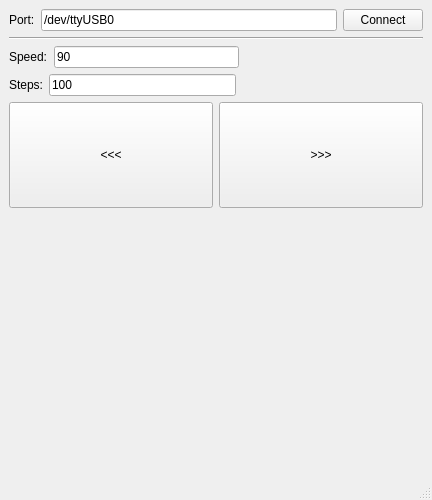
<?xml version="1.0" encoding="UTF-8"?>
<ui version="4.0">
 <class>MainWindow</class>
 <widget class="QMainWindow" name="MainWindow">
  <property name="geometry">
   <rect>
    <x>0</x>
    <y>0</y>
    <width>432</width>
    <height>500</height>
   </rect>
  </property>
  <property name="windowTitle">
   <string>MainWindow</string>
  </property>
  <widget class="QWidget" name="centralwidget">
   <layout class="QGridLayout" name="gridLayout">
    <item row="0" column="1">
     <layout class="QVBoxLayout" name="verticalLayout" stretch="0,0,0,0,1,2">
      <property name="bottomMargin">
       <number>50</number>
      </property>
      <item>
       <layout class="QHBoxLayout" name="horizontalLayout">
        <item>
         <widget class="QLabel" name="label">
          <property name="text">
           <string>Port:</string>
          </property>
         </widget>
        </item>
        <item>
         <widget class="QLineEdit" name="lineEdit">
          <property name="text">
           <string>/dev/ttyUSB0</string>
          </property>
         </widget>
        </item>
        <item>
         <widget class="QPushButton" name="pushButton">
          <property name="text">
           <string>Connect</string>
          </property>
         </widget>
        </item>
       </layout>
      </item>
      <item>
       <layout class="QHBoxLayout" name="horizontalLayout_2">
        <item>
         <widget class="Line" name="line">
          <property name="orientation">
           <enum>Qt::Horizontal</enum>
          </property>
         </widget>
        </item>
       </layout>
      </item>
      <item>
       <layout class="QHBoxLayout" name="horizontalLayout_3">
        <item>
         <widget class="QLabel" name="label_2">
          <property name="text">
           <string>Speed:</string>
          </property>
         </widget>
        </item>
        <item>
         <widget class="QLineEdit" name="lineEdit_2">
          <property name="text">
           <string>90</string>
          </property>
         </widget>
        </item>
        <item>
         <spacer name="horizontalSpacer">
          <property name="orientation">
           <enum>Qt::Horizontal</enum>
          </property>
          <property name="sizeHint" stdset="0">
           <size>
            <width>40</width>
            <height>20</height>
           </size>
          </property>
         </spacer>
        </item>
       </layout>
      </item>
      <item>
       <layout class="QHBoxLayout" name="horizontalLayout_4">
        <item>
         <widget class="QLabel" name="label_3">
          <property name="text">
           <string>Steps:</string>
          </property>
         </widget>
        </item>
        <item>
         <widget class="QLineEdit" name="lineEdit_3">
          <property name="text">
           <string>100</string>
          </property>
         </widget>
        </item>
        <item>
         <spacer name="horizontalSpacer_2">
          <property name="orientation">
           <enum>Qt::Horizontal</enum>
          </property>
          <property name="sizeHint" stdset="0">
           <size>
            <width>40</width>
            <height>20</height>
           </size>
          </property>
         </spacer>
        </item>
       </layout>
      </item>
      <item>
       <layout class="QHBoxLayout" name="horizontalLayout_5">
        <item>
         <widget class="QPushButton" name="pushButton_2">
          <property name="sizePolicy">
           <sizepolicy hsizetype="Minimum" vsizetype="Preferred">
            <horstretch>0</horstretch>
            <verstretch>0</verstretch>
           </sizepolicy>
          </property>
          <property name="text">
           <string>&lt;&lt;&lt;</string>
          </property>
         </widget>
        </item>
        <item>
         <widget class="QPushButton" name="pushButton_3">
          <property name="sizePolicy">
           <sizepolicy hsizetype="Minimum" vsizetype="Preferred">
            <horstretch>0</horstretch>
            <verstretch>0</verstretch>
           </sizepolicy>
          </property>
          <property name="text">
           <string>&gt;&gt;&gt;</string>
          </property>
         </widget>
        </item>
       </layout>
      </item>
      <item>
       <spacer name="verticalSpacer">
        <property name="orientation">
         <enum>Qt::Vertical</enum>
        </property>
        <property name="sizeHint" stdset="0">
         <size>
          <width>20</width>
          <height>40</height>
         </size>
        </property>
       </spacer>
      </item>
     </layout>
    </item>
   </layout>
  </widget>
  <widget class="QMenuBar" name="menubar">
   <property name="geometry">
    <rect>
     <x>0</x>
     <y>0</y>
     <width>432</width>
     <height>22</height>
    </rect>
   </property>
  </widget>
  <widget class="QStatusBar" name="statusbar"/>
 </widget>
 <resources/>
 <connections/>
</ui>
